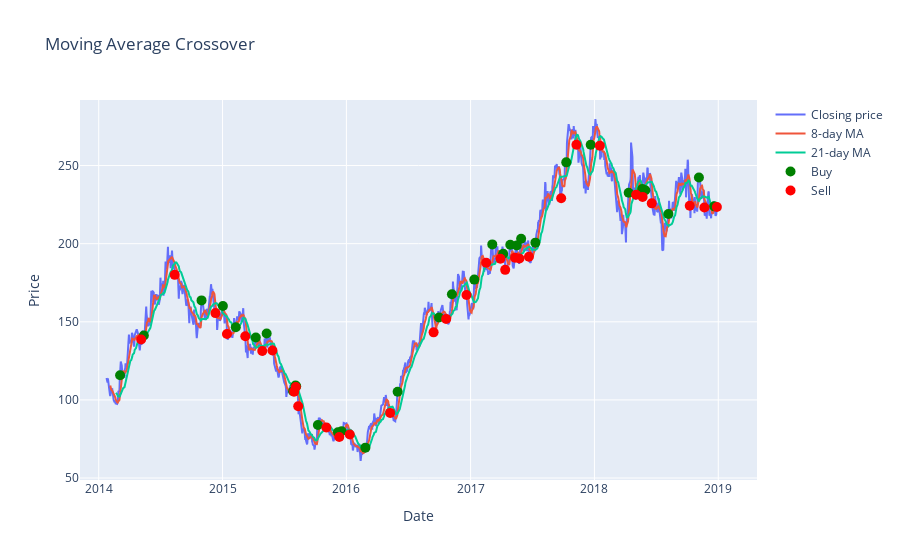

Notebook source saved alongside this figure:
### Code cell
import plotly.graph_objects as go

# Apply the moving average crossover function
data = moving_average_crossover(df)

# Plot the stock price with the moving averages and signals
fig = go.Figure()

fig.add_trace(go.Scatter(x=data.index, y=data['close'], mode='lines', name='Closing price'))
fig.add_trace(go.Scatter(x=data.index, y=data['close'].rolling(window=8).mean(), mode='lines', name='8-day MA'))
fig.add_trace(go.Scatter(x=data.index, y=data['close'].rolling(window=21).mean(), mode='lines', name='21-day MA'))
fig.add_trace(go.Scatter(x=data[data['signal']=='buy'].index, y=data[data['signal']=='buy']['close'], mode='markers', name='Buy', marker=dict(color='green', size=10)))
fig.add_trace(go.Scatter(x=data[data['signal']=='sell'].index, y=data[data['signal']=='sell']['close'], mode='markers', name='Sell', marker=dict(color='red', size=10)))

fig.update_layout(title='Moving Average Crossover', xaxis_title='Date', yaxis_title='Price')
fig.show()

### Figure 1 — Plotly figure (JSON) as saved in the notebook; plotly's stock layout.template omitted (floating-point values rounded to 4 significant figures; data arrays with more than 128 entries replaced by an {"elided": "..."} marker saying what was removed)
{"data": [{"mode": "lines", "name": "Closing price", "type": "scatter", "x": {"elided": "1215 str values"}, "y": {"elided": "1215 float values"}}, {"mode": "lines", "name": "8-day MA", "type": "scatter", "x": {"elided": "1215 str values"}, "y": {"elided": "1215 float values"}}, {"mode": "lines", "name": "21-day MA", "type": "scatter", "x": {"elided": "1215 str values"}, "y": {"elided": "1215 float values"}}, {"marker": {"color": "green", "size": 10}, "mode": "markers", "name": "Buy", "type": "scatter", "x": ["2014-03-05T00:00:00", "2014-05-14T00:00:00", "2014-10-31T00:00:00", "2015-01-02T00:00:00", "2015-02-09T00:00:00", "2015-04-09T00:00:00", "2015-05-11T00:00:00", "2015-07-28T00:00:00", "2015-08-04T00:00:00", "2015-08-06T00:00:00", "2015-10-09T00:00:00", "2015-12-07T00:00:00", "2015-12-18T00:00:00", "2016-02-26T00:00:00", "2016-05-31T00:00:00", "2016-09-30T00:00:00", "2016-11-07T00:00:00", "2017-01-12T00:00:00", "2017-03-06T00:00:00", "2017-04-07T00:00:00", "2017-04-28T00:00:00", "2017-05-17T00:00:00", "2017-05-30T00:00:00", "2017-07-11T00:00:00", "2017-10-10T00:00:00", "2017-12-21T00:00:00", "2018-04-12T00:00:00", "2018-05-22T00:00:00", "2018-05-31T00:00:00", "2018-08-07T00:00:00", "2018-11-05T00:00:00", "2018-12-20T00:00:00"], "y": [115.8, 141.2, 163.7, 160.1, 146.6, 139.9, 142.5, 105.5, 109.2, 108.7, 83.95, 79.25, 79.9, 69.45, 105.2, 152.7, 167.6, 177, 199.6, 193.5, 199.3, 198.8, 203.2, 200.7, 252.1, 263.3, 232.6, 234.9, 234.2, 219, 242.3, 223.9]}, {"marker": {"color": "red", "size": 10}, "mode": "markers", "name": "Sell", "type": "scatter", "x": ["2014-05-06T00:00:00", "2014-08-13T00:00:00", "2014-12-11T00:00:00", "2015-01-14T00:00:00", "2015-03-09T00:00:00", "2015-04-28T00:00:00", "2015-05-28T00:00:00", "2015-07-31T00:00:00", "2015-08-05T00:00:00", "2015-08-12T00:00:00", "2015-11-03T00:00:00", "2015-12-11T00:00:00", "2016-01-11T00:00:00", "2016-05-09T00:00:00", "2016-09-14T00:00:00", "2016-10-21T00:00:00", "2016-12-20T00:00:00", "2017-02-16T00:00:00", "2017-03-30T00:00:00", "2017-04-13T00:00:00", "2017-05-12T00:00:00", "2017-05-25T00:00:00", "2017-06-22T00:00:00", "2017-09-25T00:00:00", "2017-11-09T00:00:00", "2018-01-17T00:00:00", "2018-05-04T00:00:00", "2018-05-23T00:00:00", "2018-06-19T00:00:00", "2018-10-09T00:00:00", "2018-11-21T00:00:00", "2018-12-28T00:00:00"], "y": [138.7, 180.1, 155.6, 142.2, 140.8, 131.3, 131.6, 105.2, 108.2, 95.9, 82.35, 76.25, 77.9, 91.7, 143.2, 151.8, 167.2, 187.8, 190.3, 183.2, 191.1, 190.6, 191.6, 229.1, 263.3, 262.8, 231.3, 229.9, 225.8, 224.2, 223.2, 223.5]}], "layout": {"title": {"text": "Moving Average Crossover"}, "xaxis": {"title": {"text": "Date"}}, "yaxis": {"title": {"text": "Price"}}}}
